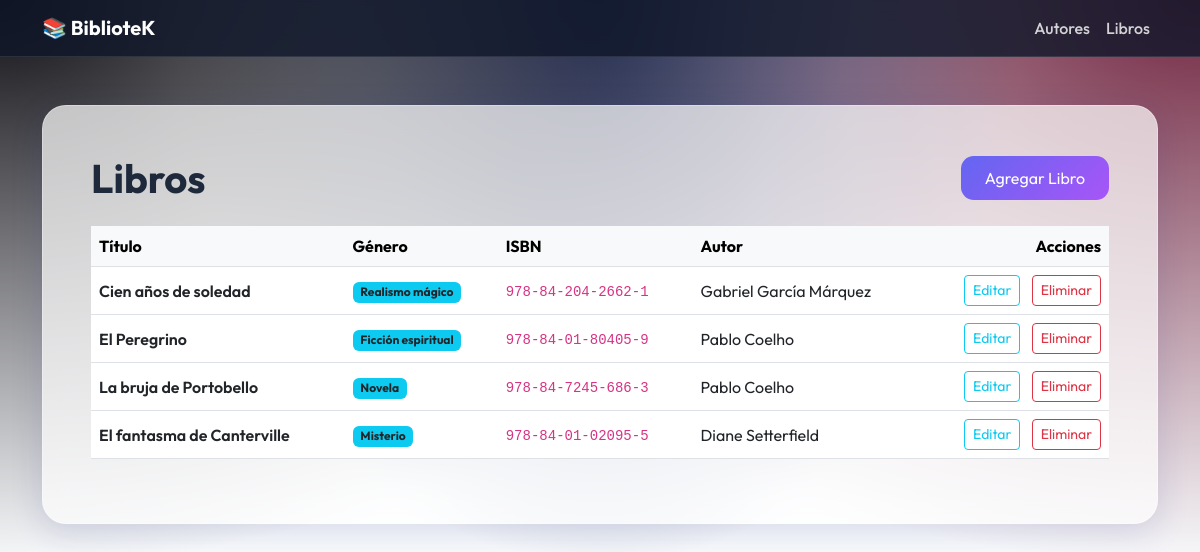
The app's page /libros/ with its own data.
### gestion/models.py (models this page shows, shortened)
class Libro(models.Model):
    titulo = models.CharField(max_length=150)
    fecha_publicacion = models.DateField()
    genero = models.CharField(max_length=50)
    isbn = models.CharField(max_length=20, unique=True)
    autor = models.ForeignKey(Autor, on_delete=models.CASCADE, related_name="libros")

class Autor(models.Model):
    nombre = models.CharField(max_length=100)
    correo = models.EmailField(unique=True)
    nacionalidad = models.CharField(max_length=50)
    fecha_nacimiento = models.DateField()
    biografia = models.TextField(blank=True, null=True)

### gestion/views.py (the view)
# urls.py: path('libros/', views.lista_libros, name='lista_libros'),
def lista_libros(request):
    libros = Libro.objects.all()
    return render(request, 'gestion/lista_libros.html', {'libros': libros})

### gestion/templates/gestion/lista_libros.html (shortened to what this page needs)
{% extends 'gestion/base.html' %}
{% block content %}
<div class="d-flex justify-content-between align-items-center mb-4">
    <h1 class="fw-bold mb-0">Libros</h1>
    <a href="{% url 'gestion:crear_libro' %}" class="btn btn-primary">
         Agregar Libro
    </a>
</div>
<div class="table-responsive">
    <table class="table table-hover align-middle">
        <thead class="table-light">
            <tr>
                <th>Título</th>
                <th>Género</th>
                <th>ISBN</th>
                <th>Autor</th>
                <th class="text-end">Acciones</th>
            </tr>
        </thead>
        <tbody>
            {% for libro in libros %}
            <tr>
                <td class="fw-semibold">{{ libro.titulo }}</td>
                <td><span class="badge bg-info text-dark">{{ libro.genero }}</span></td>
                <td><code>{{ libro.isbn }}</code></td>
                <td>{{ libro.autor.nombre }}</td>
                <td class="text-end">
                    <a href="{% url 'gestion:editar_libro' libro.pk %}" class="btn btn-sm btn-outline-info me-2">Editar</a>
                    <a href="{% url 'gestion:eliminar_libro' libro.pk %}" class="btn btn-sm btn-outline-danger">Eliminar</a>
                </td>
            </tr>
            {% empty %}
            <tr>
                <td colspan="5" class="text-center py-4 text-muted">No hay libros registrados.</td>
            </tr>
            {% endfor %}
        </tbody>
    </table>
</div>
{% endblock %}

### gestion/templates/gestion/base.html (shortened to what this page needs)
<!DOCTYPE html>
<html lang="es-co">
<head>
    <link href="https://cdn.jsdelivr.net/npm/bootstrap@5.3.0/dist/css/bootstrap.min.css" rel="stylesheet">
</head>
<body>
    <nav class="navbar navbar-expand-lg navbar-dark sticky-top">
        <div class="container">
            <a class="navbar-brand fw-bold" href="{% url 'gestion:inicio' %}">📚 BiblioteK</a>
            <div class="collapse navbar-collapse" id="navbarNav">
                <ul class="navbar-nav ms-auto">
                    <li class="nav-item">
                        <a class="nav-link" href="{% url 'gestion:lista_autores' %}">Autores</a>
                    </li>
                    <li class="nav-item">
                        <a class="nav-link" href="{% url 'gestion:lista_libros' %}">Libros</a>
                    </li>
                </ul>
            </div>
        </div>
    </nav>
    <div class="container py-5">
        <div class="glass-card p-4 p-md-5">
            {% block content %}
            {% endblock %}
        </div>
    </div>
</body>
</html>

### gestion/templates/gestion/base.html (style rules this page uses)
:root { --glass-bg: rgba(255, 255, 255, 0.7); --glass-border: rgba(255, 255, 255, 0.3); --primary-gradient: linear-gradient(135deg, #6366f1 0%, #a855f7 100%); }
body { font-family: 'Outfit', sans-serif; background: #f8fafc; background-image: radial-gradient(at 0% 0%, hsla(253,16%,7%,1) 0, transparent 50%), radial-gradient(at 50% 0%, hsla(225,39%,30%,1) 0, transparent 50%), radial-gradient(at 100% 0%, hsla(339,49%,30%,1) 0, transparent 50%); min-height: 100vh; color: #1e293b; }
.glass-card { background: var(--glass-bg); backdrop-filter: blur(12px); -webkit-backdrop-filter: blur(12px); border: 1px solid var(--glass-border); border-radius: 1.5rem; box-shadow: 0 8px 32px 0 rgba(31, 38, 135, 0.15); }
.navbar { background: rgba(15, 23, 42, 0.8) !important; backdrop-filter: blur(10px); border-bottom: 1px solid rgba(255, 255, 255, 0.1); }
.btn-primary { background: var(--primary-gradient); border: none; padding: 0.6rem 1.5rem; border-radius: 0.8rem; transition: transform 0.2s; }
.nav-link { color: rgba(255,255,255,0.8) !important; font-weight: 500; }

### records on screen
Libro: titulo "Cien años de soledad", genero "Realismo mágico", isbn "978-84-204-2662-1", autor.nombre "Gabriel García Márquez"
Libro: titulo "El Peregrino", genero "Ficción espiritual", isbn "978-84-01-80405-9", autor.nombre "Pablo Coelho"
Libro: titulo "La bruja de Portobello", genero "Novela", isbn "978-84-7245-686-3", autor.nombre "Pablo Coelho"
Libro: titulo "El fantasma de Canterville", genero "Misterio", isbn "978-84-01-02095-5", autor.nombre "Diane Setterfield"
